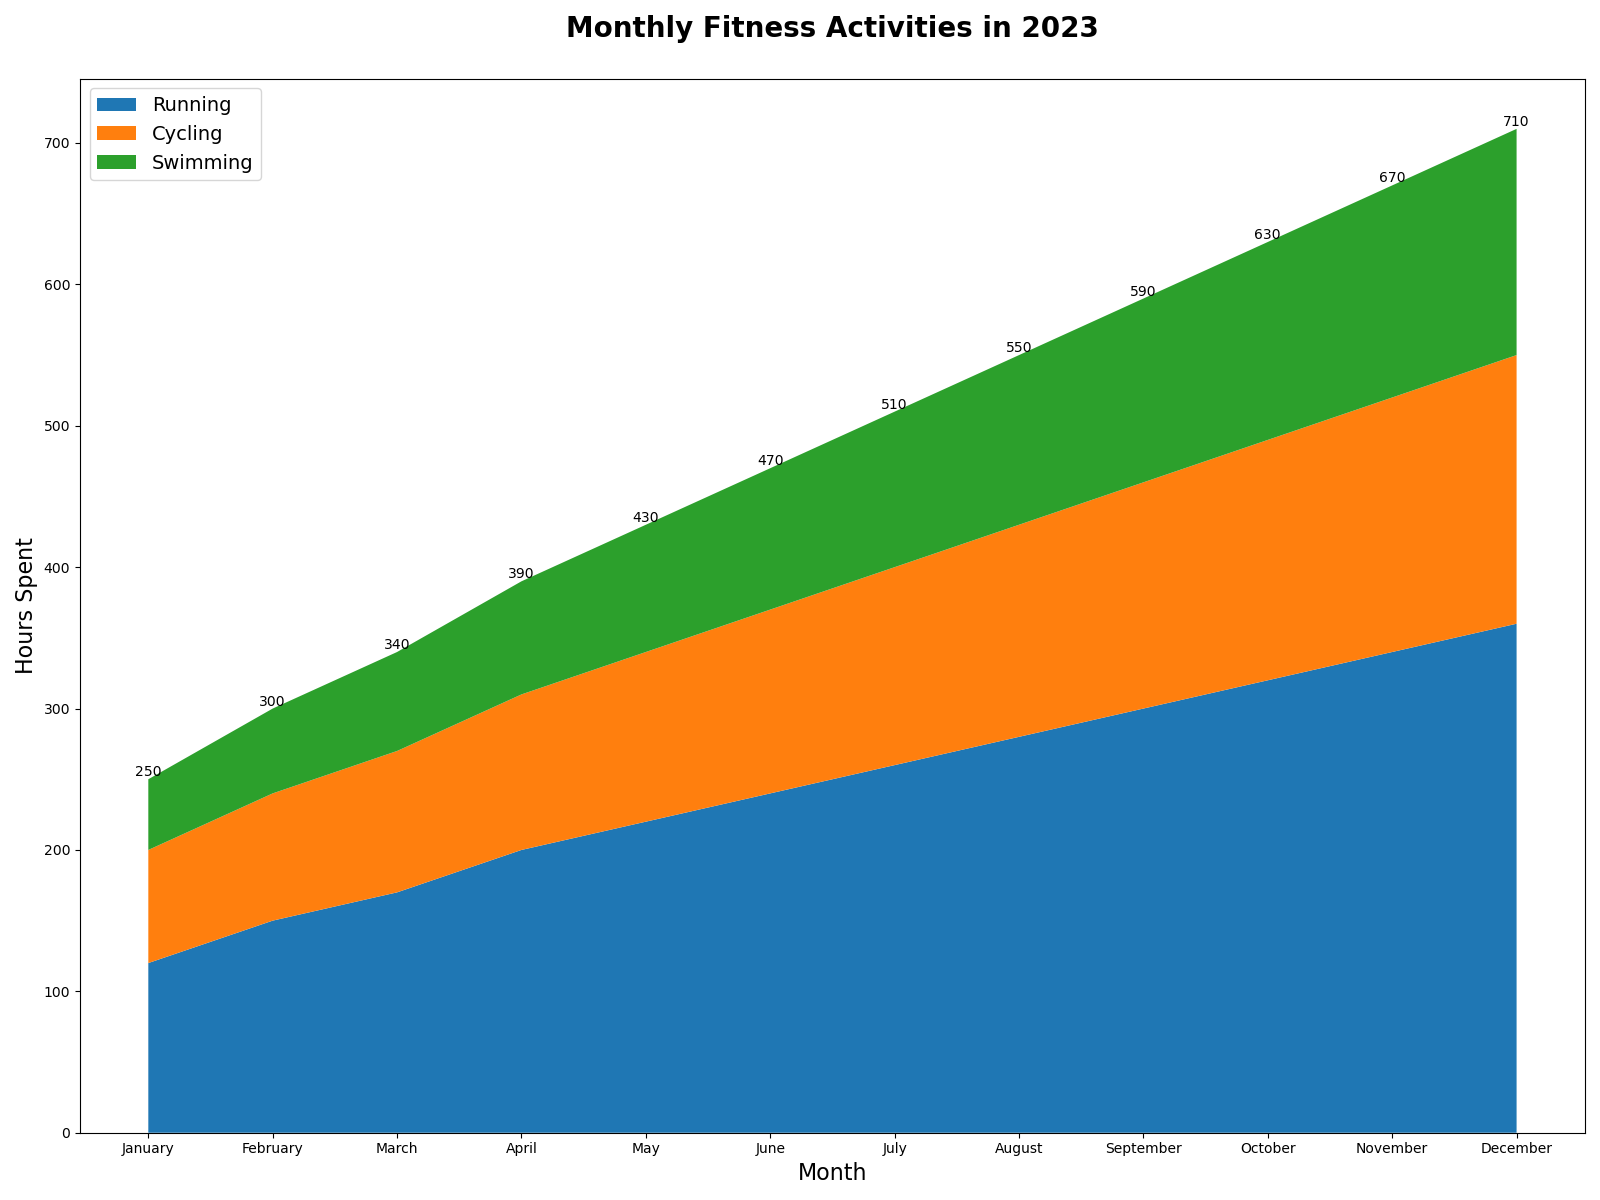

Write the Python code that produced this figure.

import matplotlib.pyplot as plt

months = ['January', 'February', 'March', 'April', 'May', 'June', 
          'July', 'August', 'September', 'October', 'November', 'December']
running = [120, 150, 170, 200, 220, 240, 260, 280, 300, 320, 340, 360]
cycling = [80, 90, 100, 110, 120, 130, 140, 150, 160, 170, 180, 190]
swimming = [50, 60, 70, 80, 90, 100, 110, 120, 130, 140, 150, 160]

fig, ax = plt.subplots(figsize=(16, 12))
ax.stackplot(months, running, cycling, swimming, colors=['#1f77b4', '#ff7f0e', '#2ca02c'])

ax.set_title('Monthly Fitness Activities in 2023', fontsize=20, fontweight='bold', pad=30)
ax.set_xlabel('Month', fontsize=16)
ax.set_ylabel('Hours Spent', fontsize=16)

for i in range(len(months)):
    total_hours = running[i] + cycling[i] + swimming[i]
    ax.text(i, total_hours, f"{total_hours:,}", ha='center', va='bottom', fontsize=10)

plt.legend(['Running', 'Cycling', 'Swimming'], loc='upper left', fontsize=14)
plt.tight_layout()
plt.show()
